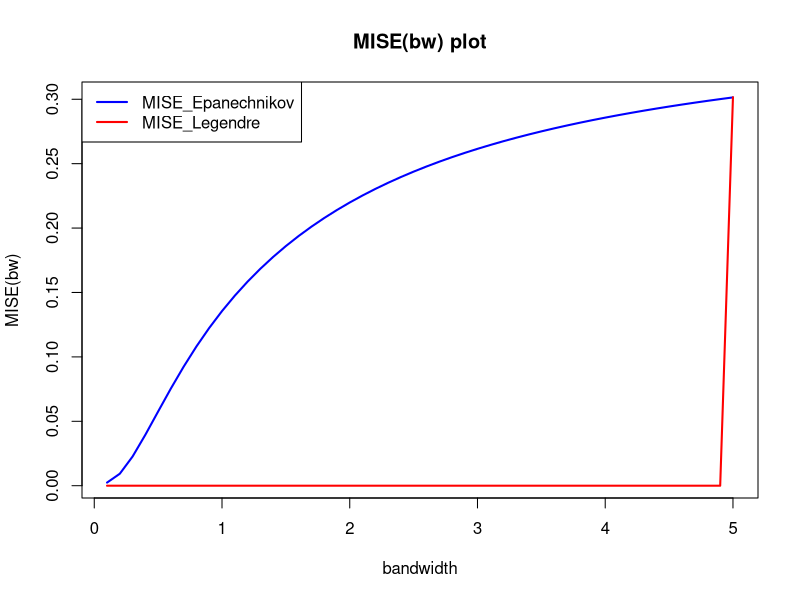

Write R code to recreate this figure.
# task N1

n = 1000
shape = 3
rate = 4

# (i) 
# моделируем выборку
X = rgamma(n, shape = shape, rate = rate)

# (ii)
# значения bandwidth
bws = seq(from = 0.1, to = 5, by = 0.1)
MISE_E = rep(0, length(bws))

# х из отрезка [0, 2]
xms = seq(from = 0, to = 2, by = 0.01)
ps = rep(0, length(xms)) # истинные значения плотности
pns = rep(0, length(xms)) # значения плотности с ядром Епанечникова
dps = rep(0, length(xms)) # разность значений плотности

for(j in 1:length(bws)){
  pns = density(X, n = 201, from=0, to=2, bw=bws[j])$y
  for(i in 1:length(ps)){
    ps[i]=dgamma(xms[i], shape=shape, rate=rate)
    dps[i] = (ps[i] - pns[i])^2
  }
  MISE_E[j] = mean(dps)
}

bws[which.min(MISE_E)] # минимум MISE при bandwidth = 0.1

# (iii)
# ядро с  первыми 3 многочленами Лежандра на отрезке [−1, 1]
K = function(x){
  9/8 - 15/8 * x^2
}

pns2 = rep(0, length(xms)) # значения плотности с ядром из задания
ks = rep(0, length(X)) # значения плотности с ядром из задания
MISE_L = rep(0, length(bws))

for (a in length(bws)){
  for (i in length(pns2)){
    xi = xms[i]
    n = 0
    ks = rep(0, length(X))
    for (j in length(ks)){
      dlt = (X[j] - xi) / bws[a]
      if ((dlt < 1) & (dlt > -1)){
        ks[j] = K(dlt)
        n = n + 1
      } else {
        ks[j] = 0
      }
    }
    pns2[i] = sum(ks) / (bws[a] * n)
    dps[i] = (ps[i] - pns2[i])^2
  }
  MISE_L[a] = mean(dps)
}

bws[which.min(MISE_L)] # минимум MISE при bandwidth = 0.1

# Графически сравниваем оценки MISE с ядром Епанечникова и с ядром (2),
# в зависимости от значения параметра bandwidth.

plot(bws, MISE_E, type='l', col = 'blue', lwd = 2, 
     main="MISE(bw) plot", xlab="bandwidth", ylab="MISE(bw)")
lines(bws, MISE_L, col = 'red', lwd = 2)
legend(x = 'topleft', col = c('blue', 'red'), lwd = 2, 
       legend = c('MISE_Epanechnikov', 'MISE_Legendre'))